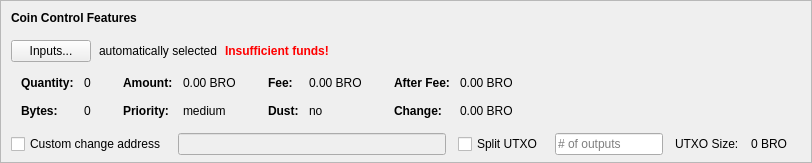
    <widget class="QFrame" name="frameCoinControl">
     <property name="sizePolicy">
      <sizepolicy hsizetype="Expanding" vsizetype="Expanding">
       <horstretch>0</horstretch>
       <verstretch>0</verstretch>
      </sizepolicy>
     </property>
     <property name="maximumSize">
      <size>
       <width>16777215</width>
       <height>16777215</height>
      </size>
     </property>
     <property name="frameShape">
      <enum>QFrame::StyledPanel</enum>
     </property>
     <property name="frameShadow">
      <enum>QFrame::Sunken</enum>
     </property>
     <layout class="QVBoxLayout" name="verticalLayoutCoinControl2">
      <property name="spacing">
       <number>0</number>
      </property>
      <property name="leftMargin">
       <number>0</number>
      </property>
      <property name="topMargin">
       <number>0</number>
      </property>
      <property name="rightMargin">
       <number>0</number>
      </property>
      <property name="bottomMargin">
       <number>6</number>
      </property>
      <item>
       <layout class="QVBoxLayout" name="verticalLayoutCoinControl" stretch="0,0,0,0,1">
        <property name="spacing">
         <number>0</number>
        </property>
        <property name="leftMargin">
         <number>10</number>
        </property>
        <property name="topMargin">
         <number>10</number>
        </property>
        <item>
         <layout class="QHBoxLayout" name="horizontalLayoutCoinControl1">
          <property name="bottomMargin">
           <number>15</number>
          </property>
          <item>
           <widget class="QLabel" name="labelCoinControlFeatures">
            <property name="sizePolicy">
             <sizepolicy hsizetype="Preferred" vsizetype="Maximum">
              <horstretch>0</horstretch>
              <verstretch>0</verstretch>
             </sizepolicy>
            </property>
            <property name="font">
             <font>
              <weight>75</weight>
              <bold>true</bold>
             </font>
            </property>
            <property name="styleSheet">
             <string notr="true">font-weight:bold;</string>
            </property>
            <property name="text">
             <string>Coin Control Features</string>
            </property>
           </widget>
          </item>
         </layout>
        </item>
        <item>
         <layout class="QHBoxLayout" name="horizontalLayoutCoinControl2" stretch="0,0,0,0">
          <property name="spacing">
           <number>8</number>
          </property>
          <property name="bottomMargin">
           <number>10</number>
          </property>
          <item>
           <widget class="QPushButton" name="pushButtonCoinControl">
            <property name="styleSheet">
             <string notr="true"/>
            </property>
            <property name="text">
             <string>Inputs...</string>
            </property>
            <property name="autoDefault">
             <bool>false</bool>
            </property>
           </widget>
          </item>
          <item>
           <widget class="QLabel" name="labelCoinControlAutomaticallySelected">
            <property name="text">
             <string>automatically selected</string>
            </property>
            <property name="margin">
             <number>5</number>
            </property>
           </widget>
          </item>
          <item>
           <widget class="QLabel" name="labelCoinControlInsuffFunds">
            <property name="font">
             <font>
              <weight>75</weight>
              <bold>true</bold>
             </font>
            </property>
            <property name="styleSheet">
             <string notr="true">color:red;font-weight:bold;</string>
            </property>
            <property name="text">
             <string>Insufficient funds!</string>
            </property>
            <property name="margin">
             <number>5</number>
            </property>
           </widget>
          </item>
          <item>
           <spacer name="horizontalSpacerCoinControl">
            <property name="orientation">
             <enum>Qt::Horizontal</enum>
            </property>
            <property name="sizeHint" stdset="0">
             <size>
              <width>40</width>
              <height>1</height>
             </size>
            </property>
           </spacer>
          </item>
         </layout>
        </item>
        <item>
         <widget class="QWidget" name="widgetCoinControl" native="true">
          <property name="sizePolicy">
           <sizepolicy hsizetype="Preferred" vsizetype="Preferred">
            <horstretch>0</horstretch>
            <verstretch>0</verstretch>
           </sizepolicy>
          </property>
          <property name="minimumSize">
           <size>
            <width>0</width>
            <height>0</height>
           </size>
          </property>
          <property name="styleSheet">
           <string notr="true"/>
          </property>
          <layout class="QHBoxLayout" name="horizontalLayoutCoinControl5">
           <property name="leftMargin">
            <number>0</number>
           </property>
           <property name="topMargin">
            <number>0</number>
           </property>
           <property name="rightMargin">
            <number>0</number>
           </property>
           <property name="bottomMargin">
            <number>0</number>
           </property>
           <item>
            <layout class="QHBoxLayout" name="horizontalLayoutCoinControl3" stretch="0,0,0,1">
             <property name="spacing">
              <number>20</number>
             </property>
             <property name="topMargin">
              <number>0</number>
             </property>
             <property name="bottomMargin">
              <number>10</number>
             </property>
             <item>
              <layout class="QFormLayout" name="formLayoutCoinControl1">
               <property name="horizontalSpacing">
                <number>10</number>
               </property>
               <property name="verticalSpacing">
                <number>14</number>
               </property>
               <property name="leftMargin">
                <number>10</number>
               </property>
               <property name="topMargin">
                <number>4</number>
               </property>
               <property name="rightMargin">
                <number>6</number>
               </property>
               <item row="0" column="0">
                <widget class="QLabel" name="labelCoinControlQuantityText">
                 <property name="font">
                  <font>
                   <weight>75</weight>
                   <bold>true</bold>
                  </font>
                 </property>
                 <property name="text">
                  <string>Quantity:</string>
                 </property>
                 <property name="margin">
                  <number>0</number>
                 </property>
                </widget>
               </item>
               <item row="0" column="1">
                <widget class="QLabel" name="labelCoinControlQuantity">
                 <property name="cursor">
                  <cursorShape>IBeamCursor</cursorShape>
                 </property>
                 <property name="contextMenuPolicy">
                  <enum>Qt::ActionsContextMenu</enum>
                 </property>
                 <property name="text">
                  <string notr="true">0</string>
                 </property>
                 <property name="margin">
                  <number>0</number>
                 </property>
                 <property name="textInteractionFlags">
                  <set>Qt::LinksAccessibleByMouse|Qt::TextSelectableByKeyboard|Qt::TextSelectableByMouse</set>
                 </property>
                </widget>
               </item>
               <item row="1" column="0">
                <widget class="QLabel" name="labelCoinControlBytesText">
                 <property name="font">
                  <font>
                   <weight>75</weight>
                   <bold>true</bold>
                  </font>
                 </property>
                 <property name="text">
                  <string>Bytes:</string>
                 </property>
                </widget>
               </item>
               <item row="1" column="1">
                <widget class="QLabel" name="labelCoinControlBytes">
                 <property name="cursor">
                  <cursorShape>IBeamCursor</cursorShape>
                 </property>
                 <property name="contextMenuPolicy">
                  <enum>Qt::ActionsContextMenu</enum>
                 </property>
                 <property name="text">
                  <string notr="true">0</string>
                 </property>
                 <property name="textInteractionFlags">
                  <set>Qt::LinksAccessibleByMouse|Qt::TextSelectableByKeyboard|Qt::TextSelectableByMouse</set>
                 </property>
                </widget>
               </item>
              </layout>
             </item>
             <item>
              <layout class="QFormLayout" name="formLayoutCoinControl2">
               <property name="horizontalSpacing">
                <number>10</number>
               </property>
               <property name="verticalSpacing">
                <number>14</number>
               </property>
               <property name="leftMargin">
                <number>6</number>
               </property>
               <property name="topMargin">
                <number>4</number>
               </property>
               <property name="rightMargin">
                <number>6</number>
               </property>
               <item row="0" column="0">
                <widget class="QLabel" name="labelCoinControlAmountText">
                 <property name="font">
                  <font>
                   <weight>75</weight>
                   <bold>true</bold>
                  </font>
                 </property>
                 <property name="text">
                  <string>Amount:</string>
                 </property>
                 <property name="margin">
                  <number>0</number>
                 </property>
                </widget>
               </item>
               <item row="0" column="1">
                <widget class="QLabel" name="labelCoinControlAmount">
                 <property name="cursor">
                  <cursorShape>IBeamCursor</cursorShape>
                 </property>
                 <property name="contextMenuPolicy">
                  <enum>Qt::ActionsContextMenu</enum>
                 </property>
                 <property name="text">
                  <string notr="true">0.00 BRO</string>
                 </property>
                 <property name="textInteractionFlags">
                  <set>Qt::LinksAccessibleByMouse|Qt::TextSelectableByKeyboard|Qt::TextSelectableByMouse</set>
                 </property>
                </widget>
               </item>
               <item row="1" column="0">
                <widget class="QLabel" name="labelCoinControlPriorityText">
                 <property name="font">
                  <font>
                   <weight>75</weight>
                   <bold>true</bold>
                  </font>
                 </property>
                 <property name="text">
                  <string>Priority:</string>
                 </property>
                </widget>
               </item>
               <item row="1" column="1">
                <widget class="QLabel" name="labelCoinControlPriority">
                 <property name="cursor">
                  <cursorShape>IBeamCursor</cursorShape>
                 </property>
                 <property name="contextMenuPolicy">
                  <enum>Qt::ActionsContextMenu</enum>
                 </property>
                 <property name="text">
                  <string>medium</string>
                 </property>
                 <property name="textInteractionFlags">
                  <set>Qt::LinksAccessibleByMouse|Qt::TextSelectableByKeyboard|Qt::TextSelectableByMouse</set>
                 </property>
                </widget>
               </item>
              </layout>
             </item>
             <item>
              <layout class="QFormLayout" name="formLayoutCoinControl3">
               <property name="horizontalSpacing">
                <number>10</number>
               </property>
               <property name="verticalSpacing">
                <number>14</number>
               </property>
               <property name="leftMargin">
                <number>6</number>
               </property>
               <property name="topMargin">
                <number>4</number>
               </property>
               <property name="rightMargin">
                <number>6</number>
               </property>
               <item row="0" column="0">
                <widget class="QLabel" name="labelCoinControlFeeText">
                 <property name="font">
                  <font>
                   <weight>75</weight>
                   <bold>true</bold>
                  </font>
                 </property>
                 <property name="text">
                  <string>Fee:</string>
                 </property>
                 <property name="margin">
                  <number>0</number>
                 </property>
                </widget>
               </item>
               <item row="0" column="1">
                <widget class="QLabel" name="labelCoinControlFee">
                 <property name="cursor">
                  <cursorShape>IBeamCursor</cursorShape>
                 </property>
                 <property name="contextMenuPolicy">
                  <enum>Qt::ActionsContextMenu</enum>
                 </property>
                 <property name="text">
                  <string notr="true">0.00 BRO</string>
                 </property>
                 <property name="textInteractionFlags">
                  <set>Qt::LinksAccessibleByMouse|Qt::TextSelectableByKeyboard|Qt::TextSelectableByMouse</set>
                 </property>
                </widget>
               </item>
               <item row="1" column="0">
                <widget class="QLabel" name="labelCoinControlLowOutputText">
                 <property name="font">
                  <font>
                   <weight>75</weight>
                   <bold>true</bold>
                  </font>
                 </property>
                 <property name="text">
                  <string>Dust:</string>
                 </property>
                </widget>
               </item>
               <item row="1" column="1">
                <widget class="QLabel" name="labelCoinControlLowOutput">
                 <property name="cursor">
                  <cursorShape>IBeamCursor</cursorShape>
                 </property>
                 <property name="contextMenuPolicy">
                  <enum>Qt::ActionsContextMenu</enum>
                 </property>
                 <property name="text">
                  <string>no</string>
                 </property>
                 <property name="textInteractionFlags">
                  <set>Qt::LinksAccessibleByMouse|Qt::TextSelectableByKeyboard|Qt::TextSelectableByMouse</set>
                 </property>
                </widget>
               </item>
              </layout>
             </item>
             <item>
              <layout class="QFormLayout" name="formLayoutCoinControl4">
               <property name="horizontalSpacing">
                <number>10</number>
               </property>
               <property name="verticalSpacing">
                <number>14</number>
               </property>
               <property name="leftMargin">
                <number>6</number>
               </property>
               <property name="topMargin">
                <number>4</number>
               </property>
               <property name="rightMargin">
                <number>6</number>
               </property>
               <item row="0" column="0">
                <widget class="QLabel" name="labelCoinControlAfterFeeText">
                 <property name="font">
                  <font>
                   <weight>75</weight>
                   <bold>true</bold>
                  </font>
                 </property>
                 <property name="text">
                  <string>After Fee:</string>
                 </property>
                 <property name="margin">
                  <number>0</number>
                 </property>
                </widget>
               </item>
               <item row="0" column="1">
                <widget class="QLabel" name="labelCoinControlAfterFee">
                 <property name="cursor">
                  <cursorShape>IBeamCursor</cursorShape>
                 </property>
                 <property name="contextMenuPolicy">
                  <enum>Qt::ActionsContextMenu</enum>
                 </property>
                 <property name="text">
                  <string notr="true">0.00 BRO</string>
                 </property>
                 <property name="textInteractionFlags">
                  <set>Qt::LinksAccessibleByMouse|Qt::TextSelectableByKeyboard|Qt::TextSelectableByMouse</set>
                 </property>
                </widget>
               </item>
               <item row="1" column="0">
                <widget class="QLabel" name="labelCoinControlChangeText">
                 <property name="font">
                  <font>
                   <weight>75</weight>
                   <bold>true</bold>
                  </font>
                 </property>
                 <property name="text">
                  <string>Change:</string>
                 </property>
                </widget>
               </item>
               <item row="1" column="1">
                <widget class="QLabel" name="labelCoinControlChange">
                 <property name="cursor">
                  <cursorShape>IBeamCursor</cursorShape>
                 </property>
                 <property name="contextMenuPolicy">
                  <enum>Qt::ActionsContextMenu</enum>
                 </property>
                 <property name="text">
                  <string notr="true">0.00 BRO</string>
                 </property>
                 <property name="textInteractionFlags">
                  <set>Qt::LinksAccessibleByMouse|Qt::TextSelectableByKeyboard|Qt::TextSelectableByMouse</set>
                 </property>
                </widget>
               </item>
              </layout>
             </item>
            </layout>
           </item>
          </layout>
         </widget>
        </item>
        <item>
         <layout class="QHBoxLayout" name="horizontalLayoutCoinControl4" stretch="0,0,0,0,0,0,0">
          <property name="spacing">
           <number>12</number>
          </property>
          <property name="sizeConstraint">
           <enum>QLayout::SetDefaultConstraint</enum>
          </property>
          <property name="topMargin">
           <number>5</number>
          </property>
          <property name="rightMargin">
           <number>5</number>
          </property>
          <item>
           <widget class="QCheckBox" name="checkBoxCoinControlChange">
            <property name="toolTip">
             <string>If this is activated, but the change address is empty or invalid, change will be sent to a newly generated address.</string>
            </property>
            <property name="text">
             <string>Custom change address</string>
            </property>
           </widget>
          </item>
          <item>
           <widget class="QValidatedLineEdit" name="lineEditCoinControlChange">
            <property name="enabled">
             <bool>false</bool>
            </property>
            <property name="sizePolicy">
             <sizepolicy hsizetype="Expanding" vsizetype="Fixed">
              <horstretch>0</horstretch>
              <verstretch>0</verstretch>
             </sizepolicy>
            </property>
           </widget>
          </item>
          <item>
           <widget class="QCheckBox" name="splitBlockCheckBox">
            <property name="text">
             <string>Split UTXO</string>
            </property>
           </widget>
          </item>
          <item>
           <widget class="QLineEdit" name="splitBlockLineEdit">
            <property name="sizePolicy">
             <sizepolicy hsizetype="Fixed" vsizetype="Fixed">
              <horstretch>50</horstretch>
              <verstretch>0</verstretch>
             </sizepolicy>
            </property>
            <property name="placeholderText">
             <string># of outputs</string>
            </property>
           </widget>
          </item>
          <item>
           <widget class="QLabel" name="labelBlockSizeText">
            <property name="text">
             <string>UTXO Size:</string>
            </property>
           </widget>
          </item>
          <item>
           <widget class="QLabel" name="labelBlockSize">
            <property name="text">
             <string>0 BRO</string>
            </property>
           </widget>
          </item>
          <item>
           <widget class="QLabel" name="labelCoinControlChangeLabel">
            <property name="sizePolicy">
             <sizepolicy hsizetype="Preferred" vsizetype="Expanding">
              <horstretch>0</horstretch>
              <verstretch>0</verstretch>
             </sizepolicy>
            </property>
            <property name="minimumSize">
             <size>
              <width>0</width>
              <height>0</height>
             </size>
            </property>
            <property name="text">
             <string/>
            </property>
            <property name="margin">
             <number>3</number>
            </property>
           </widget>
          </item>
         </layout>
        </item>
        <item>
         <spacer name="verticalSpacerCoinControl">
          <property name="orientation">
           <enum>Qt::Vertical</enum>
          </property>
          <property name="sizeHint" stdset="0">
           <size>
            <width>800</width>
            <height>1</height>
           </size>
          </property>
         </spacer>
        </item>
       </layout>
      </item>
     </layout>
    </widget>
